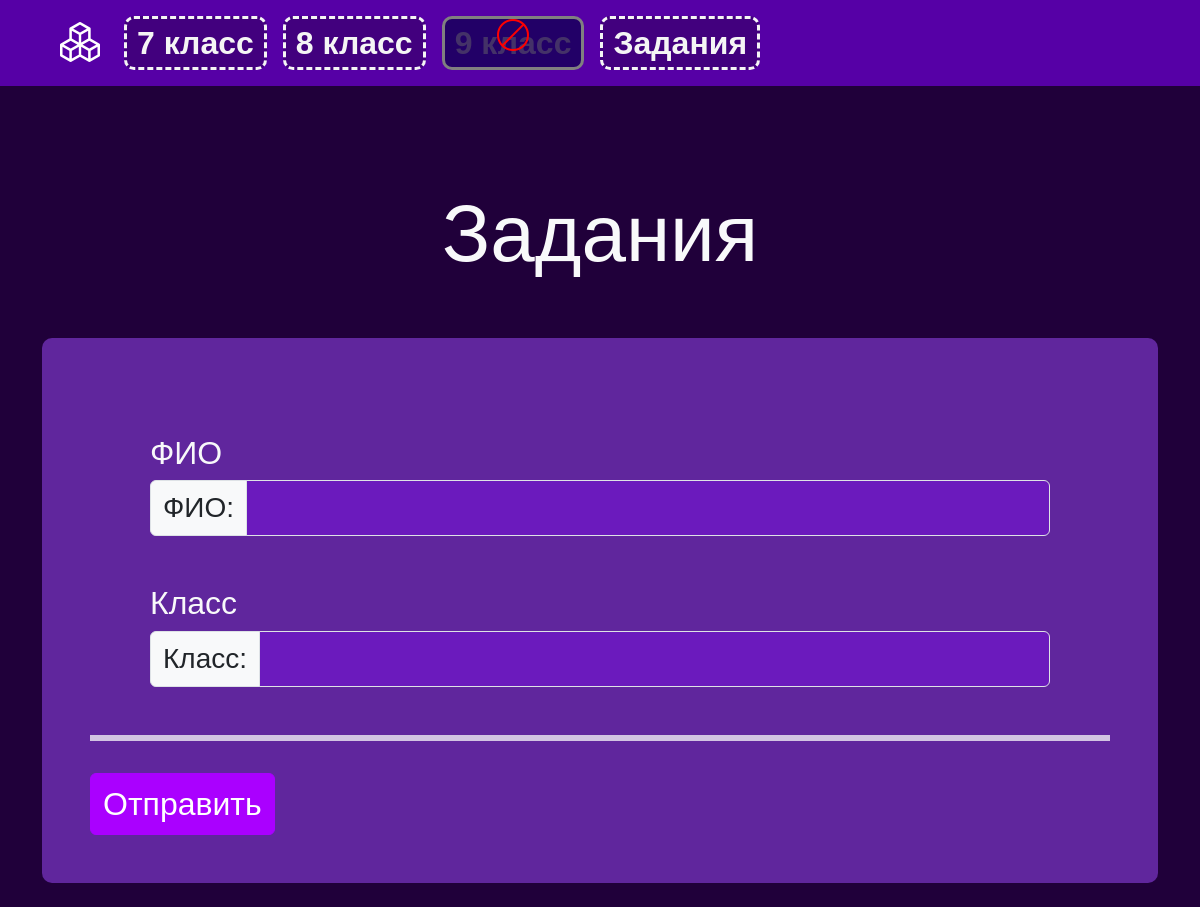
Before: /quest with the older database file.
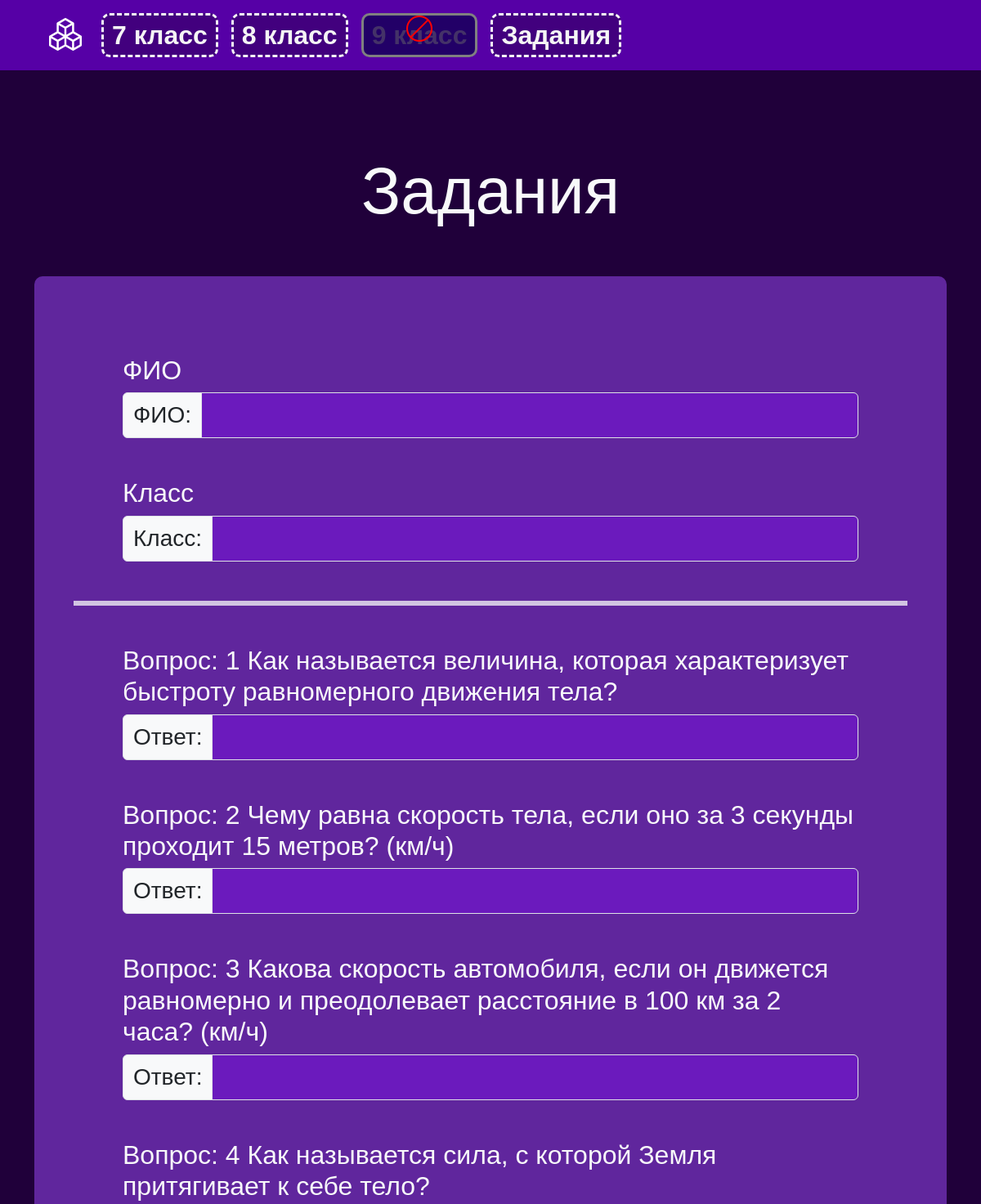
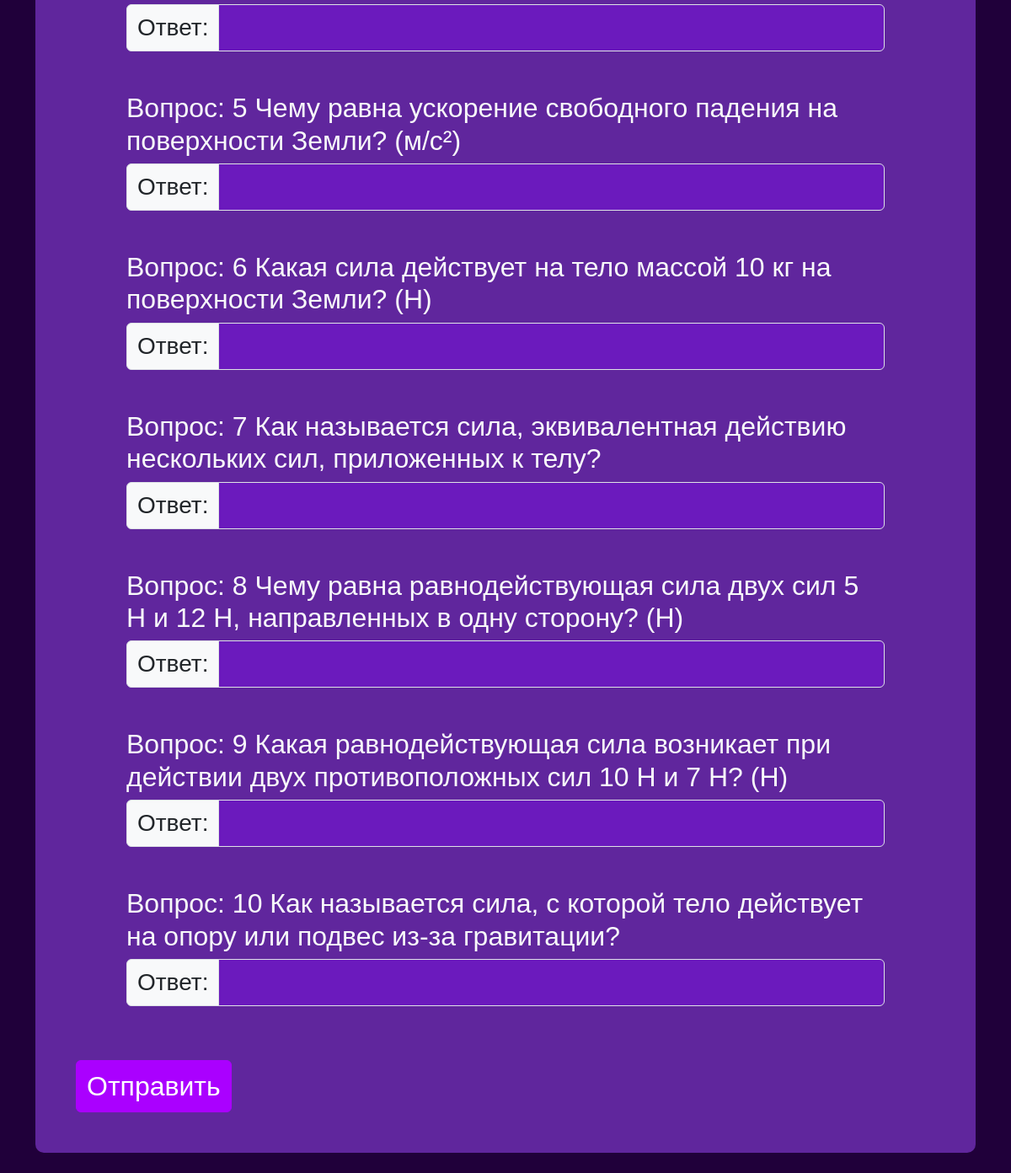
After: the same page with the newer database file (2 pictures, top to bottom).
### app/models.py (models this page shows, shortened)
class Question(db.Model):
    id = db.Column(db.Integer(), primary_key=True)
    text = db.Column(db.Text(), unique=True, nullable=False)
    answer = db.Column(db.String(255))

### app/routes.py (the view)
@app.route('/quest', methods=['GET', 'POST'])
def quest():
    if request.method == 'POST':
        code = request.form['code']
        if Code.query.filter_by(code=code).first():
            flash('Код верный')
        else:
            flash('Код неверный')
        return redirect(url_for('quest'))
    else:
        return render_template("quest.html", quests=Question.query.all())

### app/templates/quest.html (shortened to what this page needs)
{% extends "base.html" %}
{% block content %}
    <div class="container mb-4">
        <div class="container" style="margin-top: 100px">
            <div class="row">
                <div class="col-12 text-center">
                    <h1 class="text-center text-light" style="font-size: 80px">Задания</h1>
                </div>
            </div>
        </div>
        <div class="container mt-5 py-5 px-5" style="background: rgba(150,70,241,0.54); border-radius: 10px">
            <form method="post">
                <div class="row my-5 mx-5">
                    <div class="col-12">
                        <h2 class="text-light"> ФИО
                        </h2>
                        <div class="input-group fs-1">
                            <span class="input-group-text fs-3" id="basic-addon3">ФИО:</span>
                            <input style="background: rgba(131,0,255,0.32)" type="text"
                                   class="form-control text-light fs-3 text-center" id="FIO"
                                   aria-describedby="basic-addon3 basic-addon4" name="code" required>
                        </div>
                    </div>
                </div>
                <div class="row my-5 mx-5">
                    <div class="col-12">
                        <h2 class="text-light"> Класс
                        </h2>
                        <div class="input-group fs-1">
                            <span class="input-group-text fs-3" id="basic-addon3">Класс:</span>
                            <input style="background: rgba(131,0,255,0.32)" type="text"
                                   class="form-control text-light fs-3 text-center" id="class"
                                   aria-describedby="basic-addon3 basic-addon4" name="code" required>
                        </div>
                    </div>
                </div>
            <hr class="border border-light border-3 opacity-75">
                {% for q in quests %}
                    <div class="row my-5 mx-5">
                        <div class="col-12">
                            <h2 class="text-light"> Вопрос: {{ q.id }}
                                {{ q.text }}
                            </h2>
                            <div class="input-group fs-1">
                                <span class="input-group-text fs-3" id="basic-addon3">Ответ:</span>
                                <input style="background: rgba(131,0,255,0.32)" type="text"
                                       class="form-control text-light fs-3 text-center" id="{{ q.id }}"
                                       aria-describedby="basic-addon3 basic-addon4" name="code" required>
                            </div>
                        </div>
                    </div>
                {% endfor %}
                <button type="submit" style="background: #aa00ff; border-color: #aa00ff"
                        class="btn btn-primary mt-3 justify-content-center fs-2">Отправить
                </button>
            </form>
        </div>
    </div>
{% endblock %}

### app/templates/base.html (shortened to what this page needs)
<!DOCTYPE html>
<html lang="en" class="load-html">
<head>
    <link href="https://cdn.jsdelivr.net/npm/bootstrap@5.3.3/dist/css/bootstrap.min.css" rel="stylesheet">
    <link href="https://getbootstrap.com/docs/5.3/assets/css/docs.css" rel="stylesheet">
    <link rel="stylesheet" href="https://cdn.jsdelivr.net/npm/bootstrap-icons@1.11.3/font/bootstrap-icons.min.css">
    <link rel="stylesheet" href="{{ url_for('static', filename='css/style.css') }}">
</head>
<body>
<main class="main" style="display: none">
    <nav class="navbar navbar-expand-lg" style="background: #5600a6;">
        <div class="container-fluid">
            <a class="navbar-brand" href="/">
                <i class="bi bi-boxes fs-1 ps-5" style="color: white"></i>
            </a>
            <div class="collapse navbar-collapse" id="navbarNav">
                <ul class="navbar-nav">
                    <li class="nav-item">
                        <a class="nav-link active text-light fs-2" aria-current="page" href="{{ url_for('class7') }}">
                            <button class="nav-btn">7 класс</button>
                        </a>
                    </li>
                    <li class="nav-item">
                        <a class="nav-link active text-light fs-2" aria-current="page" href="{{ url_for('class8') }}">
                            <button class="nav-btn">8 класс</button>
                        </a>
                    </li>
                    <li class="nav-item">
                        <a class="nav-link active text-light fs-2" aria-current="page">
                            <button class="nav-btn position-relative" onclick="showModal()"
                                    style="background: #220067; color: rgba(107,107,107,0.47); border: solid gray">
                                9 класс
                                <i class="bi bi-ban position-absolute start-50 translate-middle"
                                   style="top: 17px; color: red"></i>
                            </button>
                        </a>
                    </li>
                    <li class="nav-item">
                        <a class="nav-link active text-light fs-2" aria-current="page" href="{{ url_for('codetest') }}">
                            <button class="nav-btn">Задания</button>
                        </a>
                    </li>
                </ul>
            </div>
        </div>
    </nav>
    <div class="toast-container position-fixed bottom-0 end-0 p-3">
    </div>
    {% block content %}{% endblock %}
</main>
</body>
</html>

### app/static/css/style.css (style rules this page uses)
body { background: #20003a; font-family: "Montserrat", sans-serif; font-optical-sizing: auto; font-style: normal; }
.nav-btn { border: 3px dashed whitesmoke; background: #42007e; color: whitesmoke; font-weight: 700; border-radius: 10px; padding: 0 10px; transition: .5s; }
a { text-decoration: none; }

Changed rows visible on the page:
added Question: id "1", text "Как называется величина, которая характеризует быстроту равномерного движения тела?"
added Question: id "2", text "Чему равна скорость тела, если оно за 3 секунды проходит 15 метров? (км/ч)"
added Question: id "3", text "Какова скорость автомобиля, если он движется равномерно и преодолевает расстояние в 100 км за 2 часа? (км/ч)"
added Question: id "4", text "Как называется сила, с которой Земля притягивает к себе тело?"
added Question: id "5", text "Чему равна ускорение свободного падения на поверхности Земли? (м/с²)"
added Question: id "6", text "Какая сила действует на тело массой 10 кг на поверхности Земли? (Н)"
added Question: id "7", text "Как называется сила, эквивалентная действию нескольких сил, приложенных к телу?"
added Question: id "8", text "Чему равна равнодействующая сила двух сил 5 Н и 12 Н, направленных в одну сторону? (Н)"
added Question: id "9", text "Какая равнодействующая сила возникает при действии двух противоположных сил 10 Н и 7 Н? (Н)"
added Question: id "10", text "Как называется сила, с которой тело действует на опору или подвес из-за гравитации?"
